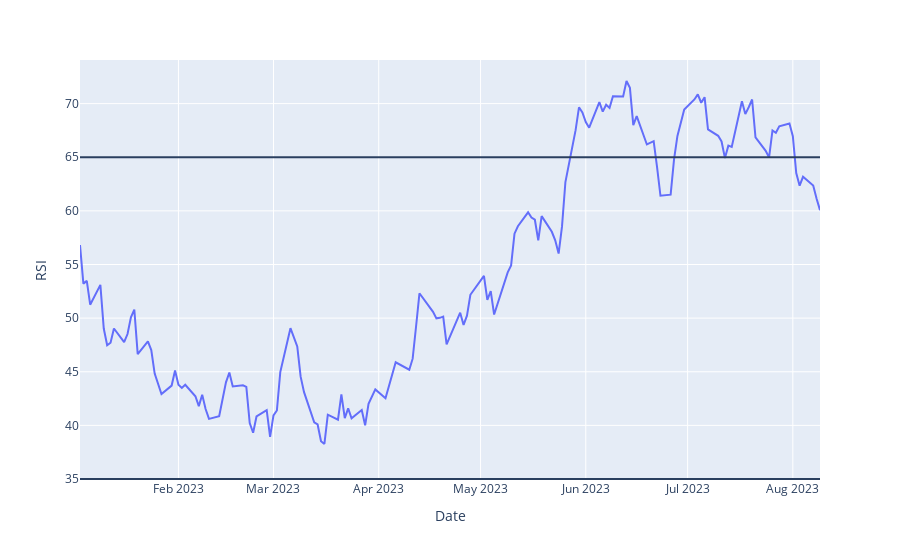

Source (notebook cell):
### Code cell
fig=px.line(new_df,x=new_df.index,y="RSI")
fig.add_hline(y=35)
fig.add_hline(y=65)
fig.show()

### Figure 1 — Plotly figure (JSON) as saved in the notebook; plotly's stock layout.template omitted (floating-point values rounded to 4 significant figures; data arrays with more than 128 entries replaced by an {"elided": "..."} marker saying what was removed)
{"data": [{"hovertemplate": "Date=%{x}<br>RSI=%{y}<extra></extra>", "legendgroup": "", "line": {"color": "#636efa", "dash": "solid"}, "marker": {"symbol": "circle"}, "mode": "lines", "name": "", "orientation": "v", "showlegend": false, "type": "scatter", "x": {"elided": "149 str values"}, "xaxis": "x", "y": {"elided": "149 float values"}, "yaxis": "y"}], "layout": {"legend": {"tracegroupgap": 0}, "margin": {"t": 60}, "shapes": [{"type": "line", "x0": 0, "x1": 1, "xref": "x domain", "y0": 35, "y1": 35, "yref": "y"}, {"type": "line", "x0": 0, "x1": 1, "xref": "x domain", "y0": 65, "y1": 65, "yref": "y"}], "xaxis": {"anchor": "y", "domain": [0, 1], "title": {"text": "Date"}}, "yaxis": {"anchor": "x", "domain": [0, 1], "title": {"text": "RSI"}}}}
